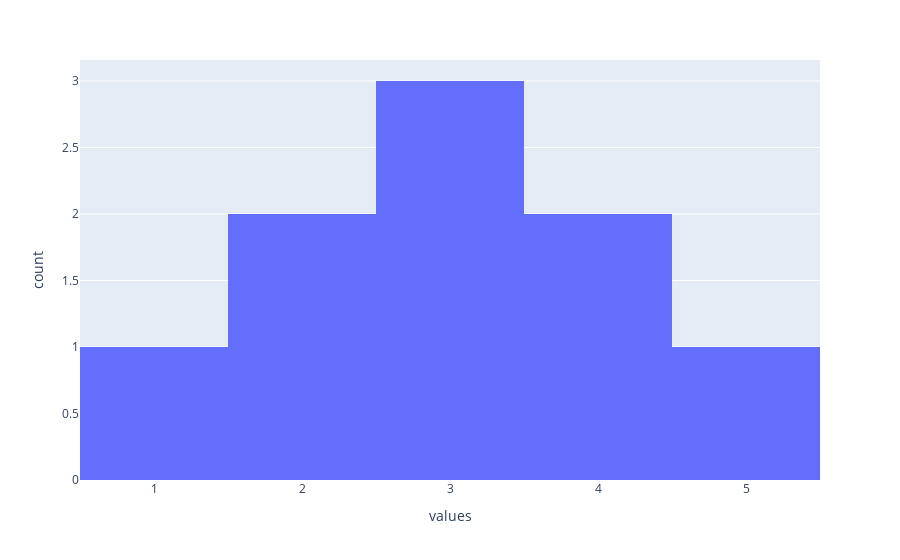

Source (notebook cell):
### Code cell
import plotly.express as px
import pandas as pd

# create a sample dataframe
data = {'values': [1, 2, 2, 3, 3, 3, 4, 4, 5]}
df = pd.DataFrame(data)

# create a histogram using plotly express
fig = px.histogram(df, x='values')

# add a hover text displaying the frequency for each bar
fig.update_traces(hovertemplate='%{y}')

# show the figure
fig.show()

### Figure 1 — Plotly figure (JSON) as saved in the notebook; plotly's stock layout.template omitted (floating-point values rounded to 4 significant figures)
{"data": [{"alignmentgroup": "True", "bingroup": "x", "hovertemplate": "%{y}", "legendgroup": "", "marker": {"color": "#636efa", "pattern": {"shape": ""}}, "name": "", "offsetgroup": "", "orientation": "v", "showlegend": false, "type": "histogram", "x": [1, 2, 2, 3, 3, 3, 4, 4, 5], "xaxis": "x", "yaxis": "y"}], "layout": {"barmode": "relative", "legend": {"tracegroupgap": 0}, "margin": {"t": 60}, "xaxis": {"anchor": "y", "domain": [0, 1], "title": {"text": "values"}}, "yaxis": {"anchor": "x", "domain": [0, 1], "title": {"text": "count"}}}}
